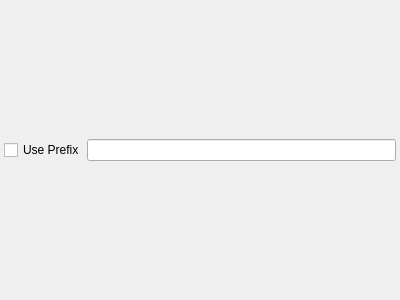
<?xml version="1.0" encoding="UTF-8"?>
<ui version="4.0">
 <class>Dialog</class>
 <widget class="QDialog" name="Dialog">
  <property name="geometry">
   <rect>
    <x>0</x>
    <y>0</y>
    <width>400</width>
    <height>300</height>
   </rect>
  </property>
  <property name="windowTitle">
   <string>Dialog</string>
  </property>
  <layout class="QVBoxLayout" name="verticalLayout">
   <property name="spacing">
    <number>2</number>
   </property>
   <property name="margin">
    <number>3</number>
   </property>
   <item>
    <widget class="QWidget" name="prefix_widget" native="true">
     <layout class="QHBoxLayout" name="horizontalLayout">
      <property name="spacing">
       <number>2</number>
      </property>
      <property name="margin">
       <number>1</number>
      </property>
      <item>
       <widget class="QCheckBox" name="usePrefix_checkBox">
        <property name="text">
         <string>Use Prefix</string>
        </property>
       </widget>
      </item>
      <item>
       <widget class="QLineEdit" name="prefix_lineEdit"/>
      </item>
     </layout>
    </widget>
   </item>
  </layout>
 </widget>
 <resources/>
 <connections/>
</ui>
